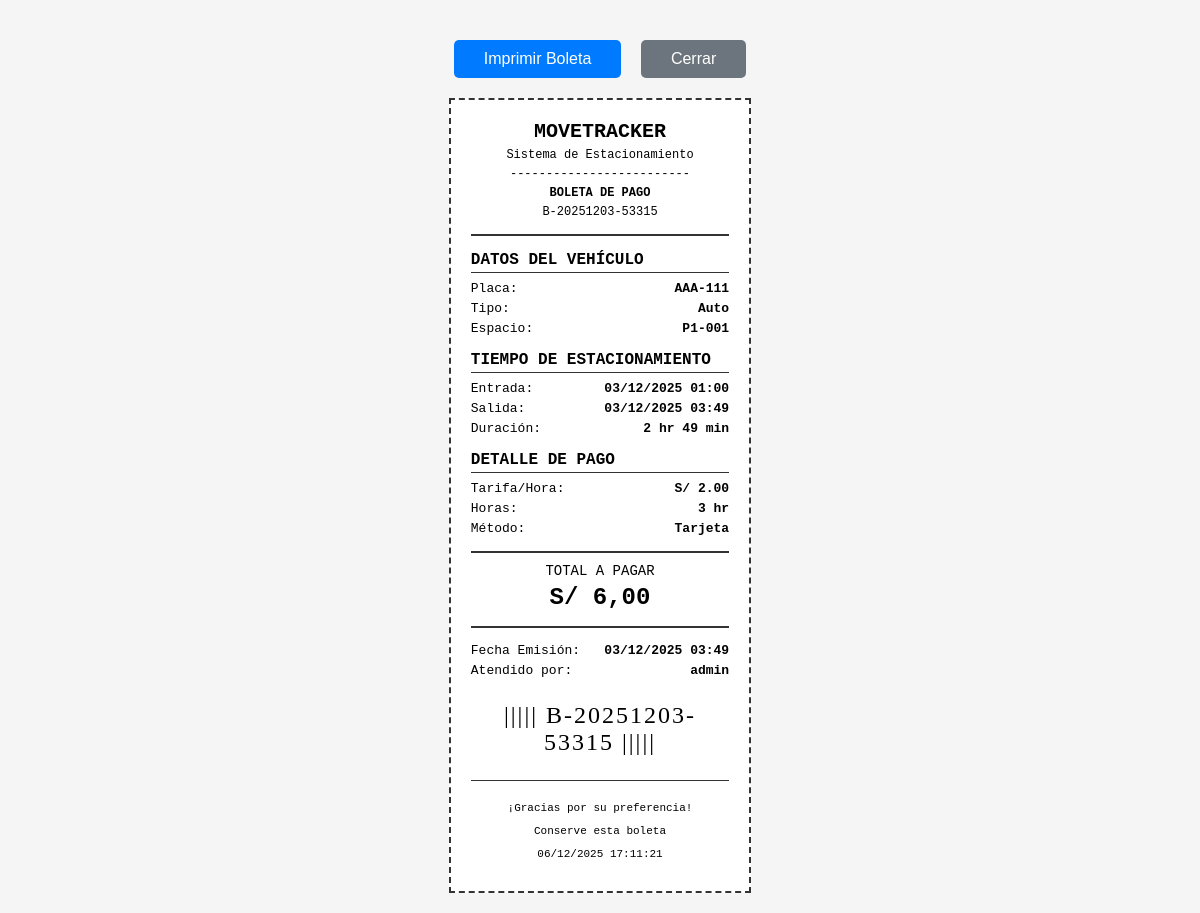
The page /parking/assignments/1/receipt/ (signed in) on the database as committed earlier.
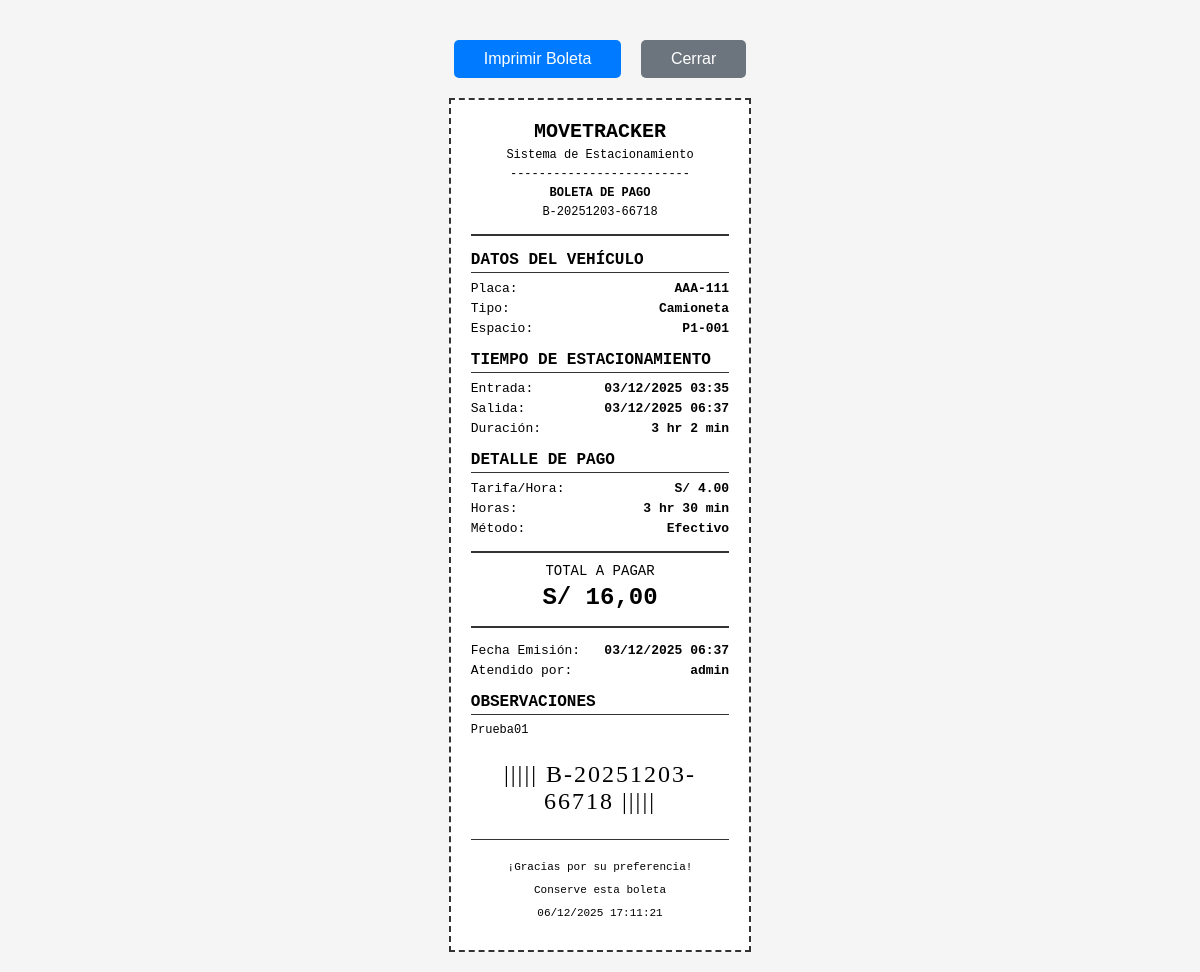
The same page on the database as committed later.
### parking/models.py (models this page shows, shortened)
class ParkingAssignment(models.Model):
    class AssignmentStatus(models.TextChoices):
        ACTIVE = 'ACTIVE', 'Activo'
        COMPLETED = 'COMPLETED', 'Completado'
        CANCELLED = 'CANCELLED', 'Cancelado'
    class PaymentMethod(models.TextChoices):
        CASH = 'CASH', 'Efectivo'
        CARD = 'CARD', 'Tarjeta'
        YAPE = 'YAPE', 'Yape'
        PLIN = 'PLIN', 'Plin'
    vehicle = models.ForeignKey(
        Vehicle,
        on_delete=models.CASCADE,
        related_name='parking_assignments',
        verbose_name='Vehículo'
    )
    parking_space = models.ForeignKey(
        ParkingSpace,
        on_delete=models.CASCADE,
        related_name='assignments',
        verbose_name='Espacio de Estacionamiento'
    )
    status = models.CharField(
        max_length=20,
        choices=AssignmentStatus.choices,
        default=AssignmentStatus.ACTIVE,
        verbose_name='Estado'
    )
    entry_time = models.DateTimeField(
        auto_now_add=True,
        verbose_name='Hora de Entrada'
    )
    exit_time = models.DateTimeField(
        null=True,
        blank=True,
        verbose_name='Hora de Salida'
    )
    planned_exit_time = models.DateTimeField(
        null=True,
        blank=True,
        verbose_name='Hora de Salida Planificada',
        help_text='Hora estimada de salida'
    )
    total_cost = models.DecimalField(
        max_digits=10,
        decimal_places=2,
        null=True,
        blank=True,
        verbose_name='Costo Total'
    )
    payment_method = models.CharField(
        max_length=20,
        choices=PaymentMethod.choices,
        null=True,
        blank=True,
        verbose_name='Método de Pago'
    )
    receipt_number = models.CharField(
        max_length=20,
        null=True,
        blank=True,
        unique=True,
        verbose_name='Número de Boleta'
    )
    notes = models.TextField(
        blank=True,
        verbose_name='Observaciones'
    )
    assigned_by = models.ForeignKey(
        User,
        on_delete=models.SET_NULL,
        null=True,
        related_name='parking_assignments_created',
        verbose_name='Asignado por'
    )
    completed_by = models.ForeignKey(
        User,
        on_delete=models.SET_NULL,
        null=True,
        blank=True,
        related_name='parking_assignments_completed',
        verbose_name='Completado por'
    )
    created_at = models.DateTimeField(auto_now_add=True, verbose_name='Fecha de Creación')
    updated_at = models.DateTimeField(auto_now=True, verbose_name='Última Actualización')
    class Meta:
        verbose_name = 'Asignación de Estacionamiento'
        verbose_name_plural = 'Asignaciones de Estacionamiento'
        ordering = ['-entry_time']
        indexes = [
            models.Index(fields=['status', 'entry_time']),
            models.Index(fields=['vehicle', 'status']),
        ]

class Vehicle(models.Model):
    owner = models.ForeignKey(
        User,
        on_delete=models.CASCADE,
        related_name='vehicles',
        verbose_name='Propietario',
        null=True,
        blank=True
    )
    vehicle_type = models.CharField(
        max_length=20,
        choices=VehicleType.choices,
        verbose_name='Tipo de Vehículo'
    )
    brand = models.CharField(
        max_length=50,
        null=True,
        blank=True,
        verbose_name='Marca',
        help_text='Marca del vehículo (opcional)'
    )
    model = models.CharField(
        max_length=50,
        null=True,
        blank=True,
        verbose_name='Modelo',
        help_text='Modelo del vehículo (opcional)'
    )
    year = models.PositiveIntegerField(
        null=True,
        blank=True,
        verbose_name='Año',
        validators=[MinValueValidator(1900), MaxValueValidator(2100)],
        help_text='Año de fabricación (opcional)'
    )
    color = models.CharField(max_length=30, verbose_name='Color')
    license_plate = models.CharField(
        max_length=20,
        unique=True,
        verbose_name='Placa',
        help_text='Número de placa del vehículo'
    )
    is_active = models.BooleanField(default=True, verbose_name='Activo')
    created_at = models.DateTimeField(auto_now_add=True, verbose_name='Fecha de Registro')
    updated_at = models.DateTimeField(auto_now=True, verbose_name='Última Actualización')
    registered_by = models.ForeignKey(
        User,
        on_delete=models.SET_NULL,
        null=True,
        related_name='registered_vehicles',
        verbose_name='Registrado por'
    )
    class Meta:
        verbose_name = 'Vehículo'
        verbose_name_plural = 'Vehículos'
        ordering = ['-created_at']
        indexes = [
            models.Index(fields=['license_plate']),
            models.Index(fields=['owner', 'is_active']),
        ]

class ParkingSpace(models.Model):
    class SpaceStatus(models.TextChoices):
        AVAILABLE = 'AVAILABLE', 'Disponible'
        OCCUPIED = 'OCCUPIED', 'Ocupado'
        RESERVED = 'RESERVED', 'Reservado'
        MAINTENANCE = 'MAINTENANCE', 'En Mantenimiento'
    floor = models.ForeignKey(
        ParkingFloor,
        on_delete=models.CASCADE,
        related_name='spaces',
        verbose_name='Piso'
    )
    space_number = models.PositiveIntegerField(
        verbose_name='Número de Espacio',
        validators=[MinValueValidator(1)]
    )
    status = models.CharField(
        max_length=20,
        choices=SpaceStatus.choices,
        default=SpaceStatus.AVAILABLE,
        verbose_name='Estado'
    )
    is_active = models.BooleanField(default=True, verbose_name='Espacio Activo')
    created_at = models.DateTimeField(auto_now_add=True, verbose_name='Fecha de Creación')
    updated_at = models.DateTimeField(auto_now=True, verbose_name='Última Actualización')
    class Meta:
        verbose_name = 'Espacio de Estacionamiento'
        verbose_name_plural = 'Espacios de Estacionamiento'
        ordering = ['floor__floor_number', 'space_number']
        unique_together = [['floor', 'space_number']]
        indexes = [
            models.Index(fields=['status', 'is_active']),
        ]
    @property
    def full_code(self):
        return f"P{self.floor.floor_number}-{str(self.space_number).zfill(3)}"

class ParkingFloor(models.Model):
    configuration = models.ForeignKey(
        ParkingConfiguration,
        on_delete=models.CASCADE,
        related_name='floors',
        verbose_name='Configuración'
    )
    floor_number = models.PositiveIntegerField(
        verbose_name='Número de Piso',
        validators=[MinValueValidator(1)]
    )
    floor_name = models.CharField(
        max_length=50,
        verbose_name='Nombre del Piso',
        blank=True,
        help_text='Ej: Piso 1, Sótano 1, etc.'
    )
    is_active = models.BooleanField(default=True, verbose_name='Piso Activo')
    created_at = models.DateTimeField(auto_now_add=True, verbose_name='Fecha de Creación')
    class Meta:
        verbose_name = 'Piso de Estacionamiento'
        verbose_name_plural = 'Pisos de Estacionamiento'
        ordering = ['floor_number']
        unique_together = [['configuration', 'floor_number']]

### user/models.py (models this page shows, shortened)
class User(AbstractUser):
    dni = models.CharField(max_length=10, blank=True, null=True, verbose_name='DNI')
    phone = models.CharField(max_length=15, blank=True, null=True, verbose_name='Teléfono')
    class Meta:
        verbose_name = 'Usuario'
        verbose_name_plural = 'Usuarios'
        db_table = 'auth_user'

### parking/views.py (the view)
# urls.py: path('assignments/<int:pk>/receipt/', views.print_receipt, name='print_receipt'),
@login_required
@user_passes_test(is_admin_or_worker, login_url='user:login')
def print_receipt(request, pk):
    assignment = get_object_or_404(
        ParkingAssignment.objects.select_related('vehicle', 'parking_space', 'parking_space__floor', 'completed_by'),
        pk=pk
    )
    if not assignment.receipt_number:
        messages.error(request, 'Esta asignación no tiene boleta generada.')
        return redirect('parking:assignment_list')
    if assignment.exit_time and assignment.entry_time:
        duration = assignment.exit_time - assignment.entry_time
        total_minutes = duration.total_seconds() / 60
        half_hours = math.ceil(total_minutes / 30)
        hours_parked = Decimal(str(half_hours)) * Decimal('0.5')
        actual_hours = total_minutes / 60
    else:
        hours_parked = 0
        actual_hours = 0
    try:
        tariff = VehicleTariff.objects.get(
            vehicle_type=assignment.vehicle.vehicle_type,
            is_active=True
        )
        tariff_amount = f"{tariff.rate_per_hour:.2f}"
    except VehicleTariff.DoesNotExist:
        tariff_amount = "0.00"
    context = {
        'assignment': assignment,
        'hours_parked': hours_parked,
        'formatted_duration': format_duration(hours_parked),
        'formatted_actual_duration': format_duration(actual_hours),
        'tariff_amount': tariff_amount,
        'now': timezone.now()
    }
    return render(request, 'parking/receipt.html', context)

### parking/views.py (called while the page is built)
def is_admin_or_worker(user):
    if not user.is_authenticated:
        return False
    if user.is_superuser:
        return True
    if hasattr(user, 'role'):
        return user.role in ['ADMIN', 'WORKER']
    return user.is_staff

def format_duration(decimal_hours):
    hours = int(decimal_hours)
    minutes = int((decimal_hours - hours) * 60)
    parts = []
    if hours > 0:
        parts.append(f"{hours} hr")
    if minutes > 0:
        parts.append(f"{minutes} min")
    if not parts:
        return "0 min"
    return " ".join(parts)

### parking/templates/parking/receipt.html (shortened to what this page needs)
<!DOCTYPE html>
<html lang="es">
<head>
</head>
<body>
    <div class="print-button no-print">
        <button onclick="window.print()">Imprimir Boleta</button>
        <a href="{% url 'parking:assignment_list' %}" style="text-decoration: none;">
            <button style="background: #6c757d; margin-left: 10px;">Cerrar</button>
        </a>
    </div>
    <div class="receipt">
        <div class="header">
            <h1>MOVETRACKER</h1>
            <p>Sistema de Estacionamiento</p>
            <p>-------------------------</p>
            <p><strong>BOLETA DE PAGO</strong></p>
            <p>{{ assignment.receipt_number }}</p>
        </div>
        <div class="section">
            <div class="section-title">DATOS DEL VEHÍCULO</div>
            <div class="row">
                <span class="label">Placa:</span>
                <span class="value">{{ assignment.vehicle.license_plate }}</span>
            </div>
            <div class="row">
                <span class="label">Tipo:</span>
                <span class="value">{{ assignment.vehicle.get_vehicle_type_display }}</span>
            </div>
            <div class="row">
                <span class="label">Espacio:</span>
                <span class="value">{{ assignment.parking_space.full_code }}</span>
            </div>
        </div>
        <div class="section">
            <div class="section-title">TIEMPO DE ESTACIONAMIENTO</div>
            <div class="row">
                <span class="label">Entrada:</span>
                <span class="value">{{ assignment.entry_time|date:"d/m/Y H:i" }}</span>
            </div>
            <div class="row">
                <span class="label">Salida:</span>
                <span class="value">{{ assignment.exit_time|date:"d/m/Y H:i" }}</span>
            </div>
            <div class="row">
                <span class="label">Duración:</span>
                <span class="value">{{ formatted_actual_duration }}</span>
            </div>
        </div>
        <div class="section">
            <div class="section-title">DETALLE DE PAGO</div>
            <div class="row">
                <span class="label">Tarifa/Hora:</span>
                <span class="value">S/ {{ tariff_amount }}</span>
            </div>
            <div class="row">
                <span class="label">Horas:</span>
                <span class="value">{{ formatted_duration }}</span>
            </div>
            <div class="row">
                <span class="label">Método:</span>
                <span class="value">{{ assignment.get_payment_method_display }}</span>
            </div>
        </div>
        <div class="total">
            <p style="margin: 0; font-size: 14px;">TOTAL A PAGAR</p>
            <p class="amount" style="margin: 5px 0;">S/ {{ assignment.total_cost|floatformat:2 }}</p>
        </div>
        <div class="section">
            <div class="row">
                <span class="label">Fecha Emisión:</span>
                <span class="value">{{ assignment.updated_at|date:"d/m/Y H:i" }}</span>
            </div>
            <div class="row">
                <span class="label">Atendido por:</span>
                <span class="value">{{ assignment.completed_by.username|default:"Sistema" }}</span>
            </div>
        </div>
        {% if assignment.notes %}
        <div class="section">
            <div class="section-title">OBSERVACIONES</div>
            <p style="font-size: 12px; margin: 5px 0;">{{ assignment.notes }}</p>
        </div>
        {% endif %}
        <div class="barcode">
            <p style="font-size: 24px; letter-spacing: 2px;">||||| {{ assignment.receipt_number }} |||||</p>
        </div>
        <div class="footer">
            <p>¡Gracias por su preferencia!</p>
            <p>Conserve esta boleta</p>
            <p>{{ now|date:"d/m/Y H:i:s" }}</p>
        </div>
    </div>
</body>
</html>

Rows that differ between the two databases and show on the page:
changed ParkingAssignment "AAA-111": receipt_number "B-20251203-53315" → "B-20251203-66718"; vehicle.vehicle_type "Auto" → "Camioneta"; entry_time "03/12/2025 01:00" → "03/12/2025 03:35"; exit_time "03/12/2025 03:49" → "03/12/2025 06:37"; payment_method "Tarjeta" → "Efectivo"; total_cost "6,00" → "16,00"; updated_at "03/12/2025 03:49" → "03/12/2025 06:37"; notes (not shown) → "Prueba01"
Other text that changed with them:
{{ tariff_amount }}: "2.00" → "4.00"
text no longer shown: "2 hr 49 min 3 hr"
text now shown: "3 hr 2 min 3 hr 30 min OBSERVACIONES"
